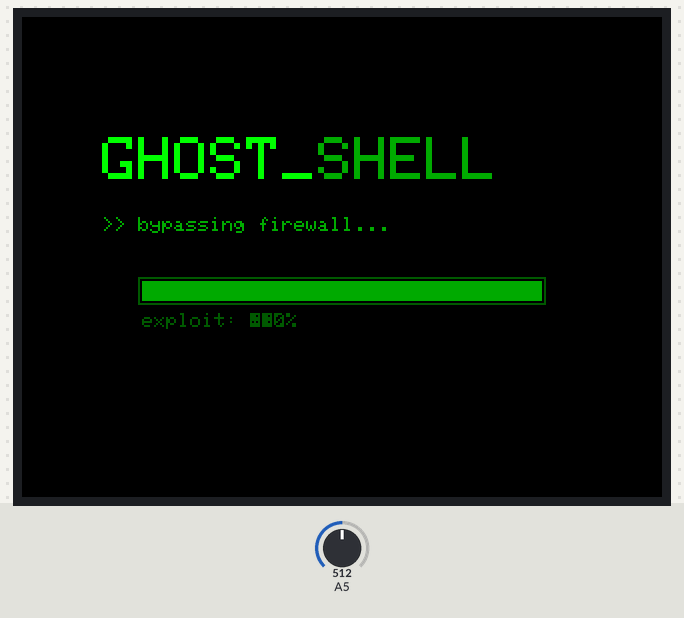
Bench run of a sketch on a simulated Arduino Uno, built with avr-gcc and run on an emulated ATmega328P. On the bench: 320×240 colour display. The inputs (shaded band) are chosen by the test bench; at power-on: A5 = 512. Random numbers use the default seed unless the sketch sets one.

Above: at 1.7 s.
At 3.1 s:
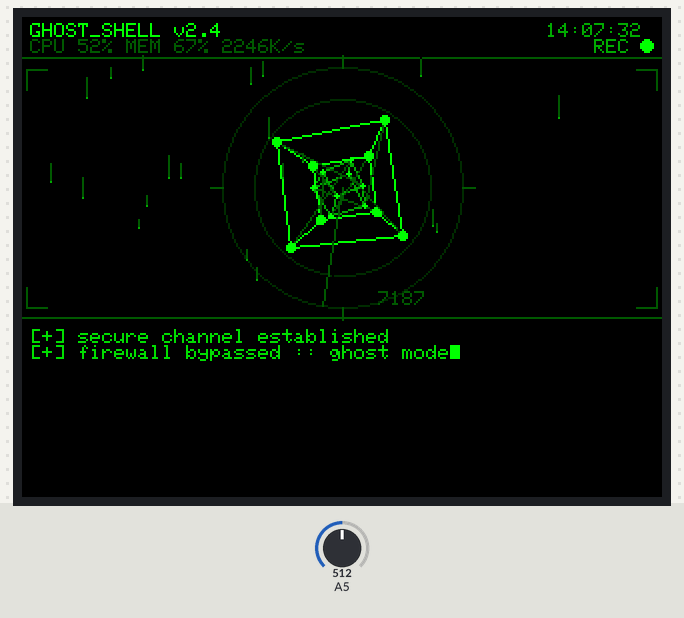
At 12.16 s:
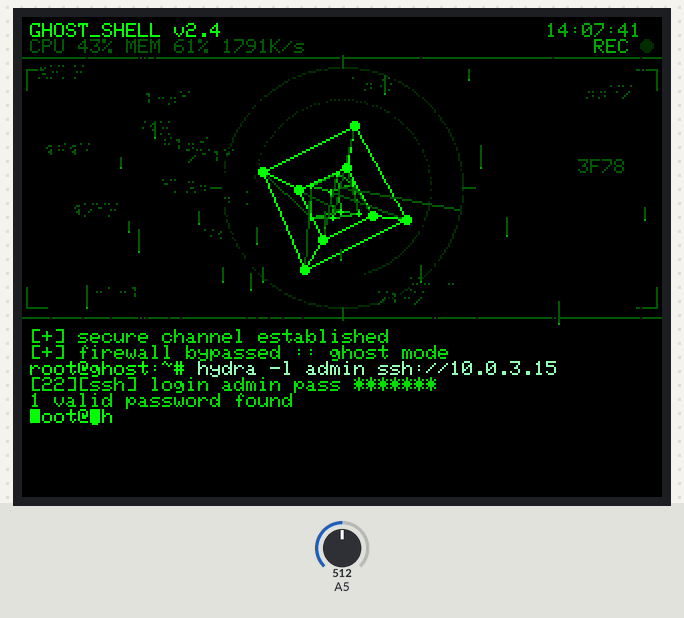
At 21.41 s:
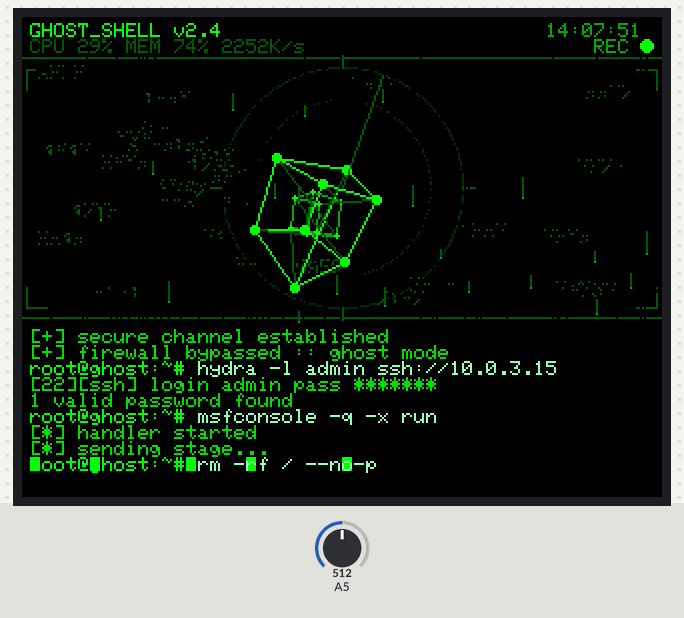
At 30.65 s:
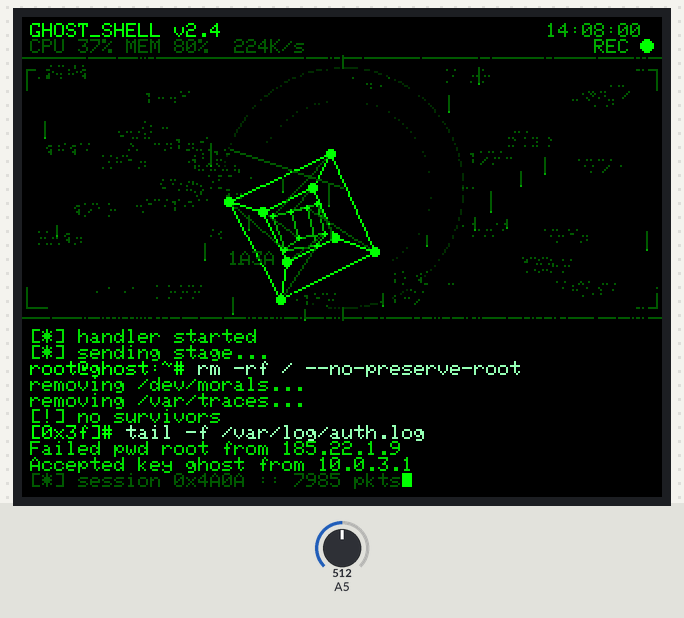
At 39.59 s:
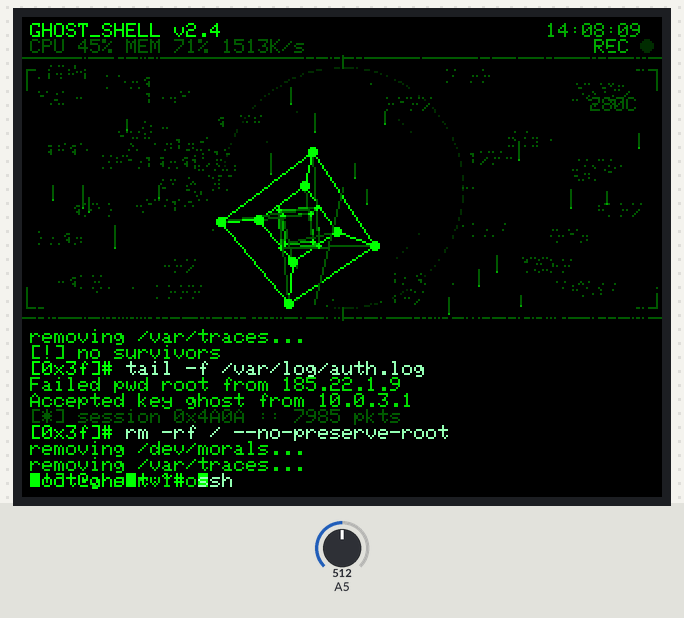

Measured:
- what the display in image 0 shows lasts 0.6 s, from 1.7 s to 2.3 s

The sketch:

hacker_box.ino
```cpp
// GHOST_SHELL — green hacker animation for Arduino UNO + 2.4" MCUFRIEND TFT
//
// - Rotating 3D wireframe cube (outer + inner, linked vertices) with
//   non-deterministic rotation speed, size and drift
// - Radar sweep, matrix rain, hex speckles, glitch slices
// - Live fake terminal typing random linux commands with random speed
// - No touch needed. Everything is random: seeded from floating analog
//   pin noise + micros(), re-stirred periodically.
//
// Wiring: 2.4" TFT LCD shield plugged directly onto the UNO.
// Libs: MCUFRIEND_kbv, Adafruit_GFX (install via Library Manager)

#include <MCUFRIEND_kbv.h>
#include <Adafruit_GFX.h>
#include <avr/pgmspace.h>

MCUFRIEND_kbv tft;

// ---------------- colors (green on black) ----------------
#define COL_BG     0x0000
#define COL_BRIGHT 0x07E0  // 0,255,0
#define COL_OUT    0x06E0  // 0,220,0
#define COL_MID    0x0540  // 0,170,0
#define COL_DIM    0x02C0  // 0,90,0
#define COL_FAINT  0x0160  // 0,45,0
#define COL_CMD    0x97F6  // pale green for typed commands

// ---------------- layout (320x240 landscape) ----------------
#define ZONE_Y0 22
#define ZONE_Y1 149
#define CUBE_CX 160
#define CUBE_CY 85

#define TERM_X 4
#define TERM_Y 156
#define TERM_W 312
#define TERM_H 80
#define TERM_ROWS 10
#define TERM_COLS 52

// ---------------- cube geometry ----------------
const int8_t VERT[8][3] = {
  {-1,-1,-1}, {1,-1,-1}, {1,1,-1}, {-1,1,-1},
  {-1,-1, 1}, {1,-1, 1}, {1,1, 1}, {-1,1, 1}
};
const uint8_t EDGE[12][2] = {
  {0,1},{1,2},{2,3},{3,0},
  {4,5},{5,6},{6,7},{7,4},
  {0,4},{1,5},{2,6},{3,7}
};

// cube motion state (eased toward random targets)
float angX, angY, angZ;
float velX, velY, velZ, tgtVX, tgtVY, tgtVZ;
float cubeSize, tgtSize;
float cubeCX, cubeCY, tgtCX, tgtCY;
int16_t retargetIn;          // frames until new random targets
float sweepA;                // radar sweep angle

// matrix rain drops
#define DROPS 20
struct Drop { int16_t x, y; uint8_t sp, len; };
Drop drops[DROPS];

// hex speckle (one visible at a time, erased before next)
int16_t speckX = -1, speckY = -1;

// glitch slices
int16_t glitchY[3], glitchX[3], glitchW[3];
uint32_t glitchEraseAt = 0;
uint32_t nextGlitch = 0;
uint32_t nextSpeck = 0;

// ---------------- terminal buffer ----------------
char     termBuf[TERM_ROWS][TERM_COLS + 1];
uint16_t termCol[TERM_ROWS];
uint8_t  termPrompt[TERM_ROWS];   // prompt-length prefix drawn bright
uint8_t  termUsed = 0;

// cursor
int16_t curX = TERM_X, curY = TERM_Y;
bool    curVisible = false;
uint32_t lastBlink = 0;

// ---------------- command pool (PROGMEM) ----------------
const char P0[] PROGMEM = "root@ghost:~# ";
const char P1[] PROGMEM = "ghost@darknet:~$ ";
const char P2[] PROGMEM = "[0x3f]# ";
const char * const PROMPTS[] PROGMEM = { P0, P1, P2 };
#define N_PROMPTS 3

const char C00[] PROGMEM = "nmap -sS -p- 10.0.3.15";
const char C01[] PROGMEM = "ssh ghost@10.0.3.15";
const char C02[] PROGMEM = "tail -f /var/log/auth.log";
const char C03[] PROGMEM = "hydra -l admin ssh://10.0.3.15";
const char C04[] PROGMEM = "tcpdump -i eth0 port 443";
const char C05[] PROGMEM = "./ghost --inject -p 4444";
const char C06[] PROGMEM = "john --wordlist=rockyou shadow";
const char C07[] PROGMEM = "msfconsole -q -x run";
const char C08[] PROGMEM = "cat /etc/shadow";
const char C09[] PROGMEM = "ping -c3 darknet.onion";
const char C10[] PROGMEM = "ls -la /root/.hidden";
const char C11[] PROGMEM = "python3 -m http.server 8080";
const char C12[] PROGMEM = "aircrack-ng capture.cap";
const char C13[] PROGMEM = "whoami && id";
const char C14[] PROGMEM = "rm -rf / --no-preserve-root";
const char C15[] PROGMEM = "dmesg | grep -i tty";
const char * const CMDS[] PROGMEM = {
  C00,C01,C02,C03,C04,C05,C06,C07,
  C08,C09,C10,C11,C12,C13,C14,C15
};
#define N_CMDS 16

const char O00[] PROGMEM = "22/tcp open ssh\n80/tcp open http\n443/tcp open https\n[*] done in 3.17s";
const char O01[] PROGMEM = "authenticating...\nACCESS GRANTED :: 0.42s";
const char O02[] PROGMEM = "Failed pwd root from 185.22.1.9\nAccepted key ghost from 10.0.3.1";
const char O03[] PROGMEM = "[22][ssh] login admin pass *******\n1 valid password found";
const char O04[] PROGMEM = "10.0.3.15.443 > us: Flags [P.]\n10.0.3.15.443 > us: Flags [P.]\n5 packets captured";
const char O05[] PROGMEM = "[+] payload injected\n[+] shell listening on 4444";
const char O06[] PROGMEM = "cracked: letmein (root)\ncracked: ******* (admin)";
const char O07[] PROGMEM = "[*] handler started\n[*] sending stage...";
const char O08[] PROGMEM = "root:$6$Xk92...:19800::::::\nghost:$6$Qw44...:19800::::::";
const char O09[] PROGMEM = "64B from darknet: time=1.37ms\n64B from darknet: time=0.98ms\n64B from darknet: time=2.11ms";
const char O10[] PROGMEM = "-rwx------ ghost_v2.sh\n-rw-r--r-- keys.db\ndrwxr-xr-x loot/";
const char O11[] PROGMEM = "serving at port 8080...\n[+] GET /payload.sh 200";
const char O12[] PROGMEM = "[00:00:42] tested 81234 keys\nKEY FOUND! [ hunter2 ]";
const char O13[] PROGMEM = "root\nuid=0(root) gid=0(root)";
const char O14[] PROGMEM = "removing /dev/morals...\nremoving /var/traces...\n[!] no survivors";
const char O15[] PROGMEM = "[2.114] Arduino UNO detected\n[2.118] ch341 attached ttyUSB0";
const char * const OUTS[] PROGMEM = {
  O00,O01,O02,O03,O04,O05,O06,O07,
  O08,O09,O10,O11,O12,O13,O14,O15
};

// ---------------- terminal state machine ----------------
enum TState : uint8_t { ST_PAUSE, ST_TYPING, ST_OUTPUT };
TState tState = ST_PAUSE;
uint32_t stateUntil = 0;
uint32_t nextCharAt = 0;
uint8_t  cmdIdx = 0, lastCmd = 255, promptIdx = 0;
uint16_t charPos = 0;     // position inside prompt/cmd/output
uint8_t  typeStage = 0;   // 0 = prompt, 1 = command
uint16_t outLen = 0;

// header stats
uint32_t startSec = 0;
uint32_t lastSecShown = 0xFFFFFFFF;
uint32_t lastStats = 0;
int8_t cpuPct = 47, memPct = 63;
bool recOn = false;
uint32_t lastRec = 0;

// ---------------- helpers ----------------
float randFloat(float a, float b) {
  return a + (b - a) * (random(1000) / 1000.0f);
}

// stir fresh hardware noise into the PRNG (non-deterministic loop)
void stirEntropy() {
  uint32_t e = micros();
  e ^= (uint32_t)analogRead(A5) << 9;
  e ^= (uint32_t)analogRead(A5);
  randomSeed(random(0x7FFFFFFF) ^ e);
}

const char *readProgStr(const char * const *arr, uint8_t i) {
  return (const char *)pgm_read_ptr(&arr[i]);
}

// ---------------- terminal drawing ----------------
void moveCursorToEnd() {
  uint8_t r = termUsed ? termUsed - 1 : 0;
  curX = TERM_X + (int16_t)strlen(termBuf[r]) * 6;
  curY = TERM_Y + r * 8;
  if (curX > TERM_X + TERM_W - 6) curX = TERM_X + TERM_W - 6;
}

void termRedraw() {
  tft.fillRect(TERM_X - 2, TERM_Y - 2, TERM_W + 4, TERM_H + 4, COL_BG);
  tft.setTextSize(1);
  for (uint8_t i = 0; i < termUsed; i++) {
    tft.setCursor(TERM_X, TERM_Y + i * 8);
    tft.setTextColor(COL_BRIGHT);
    for (uint8_t k = 0; k < termPrompt[i] && termBuf[i][k]; k++)
      tft.print(termBuf[i][k]);
    tft.setTextColor(termCol[i]);
    tft.print(&termBuf[i][termPrompt[i]]);
  }
  moveCursorToEnd();
}

void termBeginLine(uint16_t col, uint8_t promptLen) {
  if (termUsed >= TERM_ROWS) {
    for (uint8_t i = 0; i < TERM_ROWS - 1; i++) {
      strcpy(termBuf[i], termBuf[i + 1]);
      termCol[i] = termCol[i + 1];
      termPrompt[i] = termPrompt[i + 1];
    }
  } else {
    termUsed++;
  }
  uint8_t r = termUsed - 1;
  termBuf[r][0] = '\0';
  termCol[r] = col;
  termPrompt[r] = promptLen;
}

void termAddChar(char c) {
  if (!termUsed) return;
  uint8_t r = termUsed - 1;
  uint8_t n = strlen(termBuf[r]);
  if (n < TERM_COLS) {
    termBuf[r][n] = c;
    termBuf[r][n + 1] = '\0';
  }
}

void termAddStr(const char *s) {
  while (*s) termAddChar(*s++);
}

void termAddStr(const __FlashStringHelper *fs) {
  const char *p = (const char *)fs;
  char c;
  while ((c = pgm_read_byte(p++))) termAddChar(c);
}

void termCommitLine() {
  termRedraw();
}

// type one char live (no full redraw)
void typeChar(char c, uint16_t col) {
  termAddChar(c);
  tft.setCursor(curX, curY);
  tft.setTextColor(col);
  tft.print(c);
  curX += 6;
}

void setCursorVis(bool on) {
  if (on == curVisible) return;
  curVisible = on;
  tft.fillRect(curX, curY, 5, 7, on ? COL_BRIGHT : COL_BG);
}

// ---------------- cube rendering ----------------
// projects current angles; call with all BLACK to erase
void renderCube(uint16_t colEdge, uint16_t colInner,
                uint16_t colLink, uint16_t colDot) {
  int16_t px[8][2], qx[8][2];

  float cx = cos(angX), sx = sin(angX);
  float cy = cos(angY), sy = sin(angY);
  float cz = cos(angZ), sz = sin(angZ);
  // inner cube spins on its own (opposite-ish) angles
  float bx = -angX * 1.7f, by = angY * 1.2f + 0.4f, bz = -angZ * 1.5f;
  float cbx = cos(bx), sbx = sin(bx);
  float cby = cos(by), sby = sin(by);
  float cbz = cos(bz), sbz = sin(bz);

  for (uint8_t i = 0; i < 8; i++) {
    float x = VERT[i][0], y = VERT[i][1], z = VERT[i][2];
    // outer: rotate X -> Y -> Z
    float y1 = y * cx - z * sx, z1 = y * sx + z * cx;
    float x2 = x * cy + z1 * sy, z2 = -x * sy + z1 * cy;
    float x3 = x2 * cz - y1 * sz, y3 = x2 * sz + y1 * cz;
    float s = cubeSize / (3.0f - z2);
    px[i][0] = (int16_t)(cubeCX + x3 * s);
    px[i][1] = (int16_t)(cubeCY + y3 * s);
    // inner cube (scaled 0.45)
    float ix = x * 0.45f, iy = y * 0.45f, iz = z * 0.45f;
    float jy1 = iy * cbx - iz * sbx, jz1 = iy * sbx + iz * cbx;
    float jx2 = ix * cby + jz1 * sby, jz2 = -ix * sby + jz1 * cby;
    float jx3 = jx2 * cbz - jy1 * sbz, jy3 = jx2 * sbz + jy1 * cbz;
    float js = cubeSize / (3.0f - jz2);
    qx[i][0] = (int16_t)(cubeCX + jx3 * js);
    qx[i][1] = (int16_t)(cubeCY + jy3 * js);
  }

  for (uint8_t e = 0; e < 12; e++) {
    uint8_t a = EDGE[e][0], b = EDGE[e][1];
    tft.drawLine(px[a][0], px[a][1], px[b][0], px[b][1], colEdge);
    tft.drawLine(qx[a][0], qx[a][1], qx[b][0], qx[b][1], colInner);
  }
  for (uint8_t i = 0; i < 8; i++) {
    tft.drawLine(px[i][0], px[i][1], qx[i][0], qx[i][1], colLink);
    tft.fillCircle(px[i][0], px[i][1], 2, colDot);
    tft.fillCircle(qx[i][0], qx[i][1], 1, colDot);
  }
}

void pickMotionTargets() {
  tgtVX = randFloat(-0.085f, 0.085f);
  tgtVY = randFloat(-0.085f, 0.085f);
  tgtVZ = randFloat(-0.06f, 0.06f);
  if (fabs(tgtVX) < 0.015f) tgtVX += (tgtVX >= 0 ? 0.025f : -0.025f);
  if (fabs(tgtVY) < 0.015f) tgtVY += (tgtVY >= 0 ? 0.025f : -0.025f);
  // occasional wild spin burst
  if (random(100) < 10) {
    tgtVX *= 3.0f; tgtVY *= 3.0f;
  }
  tgtVX = constrain(tgtVX, -0.22f, 0.22f);
  tgtVY = constrain(tgtVY, -0.22f, 0.22f);
  tgtSize = random(46, 72);
  tgtCX = random(118, 202);
  tgtCY = random(62, 108);
  retargetIn = random(120, 380);
}

void updateMotion() {
  velX += (tgtVX - velX) * 0.02f;
  velY += (tgtVY - velY) * 0.02f;
  velZ += (tgtVZ - velZ) * 0.02f;
  cubeSize += (tgtSize - cubeSize) * 0.02f;
  cubeCX += (tgtCX - cubeCX) * 0.015f;
  cubeCY += (tgtCY - cubeCY) * 0.015f;
  angX += velX; angY += velY; angZ += velZ;
  if (--retargetIn <= 0) {
    pickMotionTargets();
    if (random(100) < 30) stirEntropy();  // stay non-deterministic
  }
}

void drawSweep(uint16_t col) {
  int16_t x1 = CUBE_CX + (int16_t)(cos(sweepA) * 60);
  int16_t y1 = CUBE_CY + (int16_t)(sin(sweepA) * 60);
  tft.drawLine(CUBE_CX, CUBE_CY, x1, y1, col);
}

void updateDrops() {
  for (uint8_t i = 0; i < DROPS; i++) {
    // erase old
    tft.drawLine(drops[i].x, drops[i].y - drops[i].len, drops[i].x, drops[i].y, COL_BG);
    drops[i].y += drops[i].sp;
    if (drops[i].y - drops[i].len > ZONE_Y1) {
      drops[i].x = random(6, 314);
      drops[i].y = ZONE_Y0 + random(0, 20);
      drops[i].sp = random(1, 4);
      drops[i].len = random(4, 12);
    }
    // draw new
    tft.drawLine(drops[i].x, drops[i].y - drops[i].len, drops[i].x, drops[i].y - 1, COL_DIM);
    tft.drawPixel(drops[i].x, drops[i].y, COL_MID);
  }
}

void updateSpeckle(uint32_t now) {
  if (now < nextSpeck) return;
  nextSpeck = now + random(250, 900);
  tft.setTextSize(1);
  // erase previous
  if (speckX >= 0) {
    tft.setCursor(speckX, speckY);
    tft.setTextColor(COL_BG);
    tft.print(F("0000"));
  }
  speckX = random(8, 290);
  speckY = random(ZONE_Y0 + 2, ZONE_Y1 - 10);
  tft.setCursor(speckX, speckY);
  tft.setTextColor(COL_DIM);
  char hex[5];
  sprintf(hex, "%04X", (unsigned)random(0x10000));
  tft.print(hex);
}

void updateGlitch(uint32_t now) {
  if (glitchEraseAt && now >= glitchEraseAt) {
    for (uint8_t i = 0; i < 3; i++)
      tft.fillRect(glitchX[i], glitchY[i], glitchW[i], 2, COL_BG);
    glitchEraseAt = 0;
  }
  if (now >= nextGlitch) {
    nextGlitch = now + random(2500, 9000);
    for (uint8_t i = 0; i < 3; i++) {
      glitchY[i] = random(ZONE_Y0 + 2, ZONE_Y1 - 3);
      glitchX[i] = random(0, 240);
      glitchW[i] = random(30, 120);
      tft.fillRect(glitchX[i], glitchY[i], glitchW[i], 2, COL_MID);
    }
    glitchEraseAt = now + 70;
  }
}

// ---------------- header ----------------
void drawHeaderFrame() {
  tft.fillRect(0, 0, 320, 20, COL_BG);
  tft.drawLine(0, 20, 319, 20, COL_DIM);
  tft.setTextSize(1);
  tft.setCursor(4, 3);
  tft.setTextColor(COL_BRIGHT);
  tft.print(F("GHOST_SHELL v2.4"));
  tft.setCursor(286, 11);
  tft.setTextColor(COL_MID);
  tft.print(F("REC"));
}

void updateHeader(uint32_t now) {
  // clock each second
  uint32_t sec = startSec + now / 1000;
  if (sec != lastSecShown) {
    lastSecShown = sec;
    char t[9];
    sprintf(t, "%02lu:%02lu:%02lu",
            (sec / 3600) % 100, (sec / 60) % 60, sec % 60);
    tft.fillRect(262, 2, 54, 8, COL_BG);
    tft.setCursor(262, 3);
    tft.setTextColor(COL_MID);
    tft.print(t);
  }
  // stats ~1.4 Hz random walk
  if (now - lastStats > 700) {
    lastStats = now;
    cpuPct = constrain(cpuPct + random(-9, 10), 6, 98);
    memPct = constrain(memPct + random(-6, 7), 28, 94);
    char s[30];
    sprintf(s, "CPU %2d%% MEM %2d%% %4dK/s",
            cpuPct, memPct, (int)random(120, 2400));
    tft.fillRect(4, 10, 200, 9, COL_BG);
    tft.setCursor(4, 11);
    tft.setTextColor(COL_DIM);
    tft.print(s);
  }
  // blinking REC dot
  if (now - lastRec > 500) {
    lastRec = now;
    recOn = !recOn;
    tft.fillCircle(312, 14, 3, recOn ? COL_BRIGHT : COL_FAINT);
  }
}

// ---------------- animation zone frame ----------------
void drawZoneFrame() {
  tft.drawLine(0, ZONE_Y1 + 1, 319, ZONE_Y1 + 1, COL_DIM);
  tft.drawCircle(CUBE_CX, CUBE_CY, 60, COL_FAINT);
  tft.drawCircle(CUBE_CX, CUBE_CY, 44, COL_FAINT);
  // crosshair ticks
  tft.drawLine(CUBE_CX - 66, CUBE_CY, CUBE_CX - 60, CUBE_CY, COL_DIM);
  tft.drawLine(CUBE_CX + 60, CUBE_CY, CUBE_CX + 66, CUBE_CY, COL_DIM);
  tft.drawLine(CUBE_CX, CUBE_CY - 66, CUBE_CX, CUBE_CY - 60, COL_DIM);
  tft.drawLine(CUBE_CX, CUBE_CY + 60, CUBE_CX, CUBE_CY + 66, COL_DIM);
  // corner brackets
  uint16_t c = COL_DIM;
  tft.drawLine(2, 26, 12, 26, c); tft.drawLine(2, 26, 2, 36, c);
  tft.drawLine(307, 26, 317, 26, c); tft.drawLine(317, 26, 317, 36, c);
  tft.drawLine(2, 145, 12, 145, c); tft.drawLine(2, 135, 2, 145, c);
  tft.drawLine(307, 145, 317, 145, c); tft.drawLine(317, 135, 317, 145, c);
}

// ---------------- terminal state machine ----------------
void updateTerm(uint32_t now) {
  switch (tState) {
    case ST_PAUSE: {
      if (now < stateUntil) break;
      // pick a new random command (avoid immediate repeat)
      do { cmdIdx = random(N_CMDS); } while (cmdIdx == lastCmd);
      lastCmd = cmdIdx;
      promptIdx = random(N_PROMPTS);
      termBeginLine(COL_CMD, 0);
      moveCursorToEnd();
      charPos = 0;
      typeStage = 0;
      tState = ST_TYPING;
      nextCharAt = now + random(150, 500);
      break;
    }
    case ST_TYPING: {
      if (now < nextCharAt) break;
      if (typeStage == 0) {
        const char *p = readProgStr(PROMPTS, promptIdx);
        char c = pgm_read_byte(p + charPos);
        if (c == '\0') {
          typeStage = 1;
          charPos = 0;
          termPrompt[termUsed - 1] = strlen(termBuf[termUsed - 1]);
          nextCharAt = now + random(120, 350);
        } else {
          typeChar(c, COL_BRIGHT);
          charPos++;
          nextCharAt = now + random(20, 60);
        }
      } else {
        const char *p = readProgStr(CMDS, cmdIdx);
        char c = pgm_read_byte(p + charPos);
        if (c == '\0') {
          const char *o = readProgStr(OUTS, cmdIdx);
          outLen = strlen_P(o);
          charPos = 0;
          tState = ST_OUTPUT;
          stateUntil = now + random(250, 700);
        } else {
          typeChar(c, COL_CMD);
          charPos++;
          uint8_t r = random(100);
          uint16_t d = (r < 8) ? random(180, 520)   // thinking pause
                     : (r < 22) ? random(4, 14)     // burst
                     : random(18, 85);              // normal typing
          nextCharAt = now + d;
        }
      }
      break;
    }
    case ST_OUTPUT: {
      if (now < stateUntil) break;
      // emit one output line per step
      const char *o = readProgStr(OUTS, cmdIdx);
      termBeginLine(COL_OUT, 0);
      while (charPos < outLen) {
        char c = pgm_read_byte(o + charPos++);
        if (c == '\n') break;
        termAddChar(c);
      }
      termCommitLine();
      if (charPos >= outLen) {
        // random bonus line for extra non-determinism
        uint8_t r = random(100);
        if (r < 25) {
          char tmp[40];
          sprintf(tmp, "[*] session 0x%04X :: %u pkts",
                  (unsigned)random(0x1000, 0xFFFF),
                  (unsigned)random(128, 9999));
          termBeginLine(COL_DIM, 0);
          termAddStr(tmp);
          termCommitLine();
        } else if (r < 35) {
          termBeginLine(COL_DIM, 0);
          termAddStr(F("[!] IDS evaded :: rotating IP..."));
          termCommitLine();
        }
        tState = ST_PAUSE;
        stateUntil = now + random(500, 1800);
        if (random(100) < 20) stirEntropy();
      } else {
        stateUntil = now + random(90, 380);
      }
      break;
    }
  }
}

// ---------------- splash ----------------
void splash() {
  tft.fillScreen(COL_BG);
  tft.setTextSize(3);
  tft.setCursor(40, 60);
  tft.setTextColor(COL_BRIGHT);
  tft.print(F("GHOST_"));
  tft.setTextColor(COL_MID);
  tft.print(F("SHELL"));
  tft.setTextSize(1);
  tft.setCursor(40, 100);
  tft.setTextColor(COL_MID);
  tft.print(F(">> bypassing firewall..."));
  tft.drawRect(58, 130, 204, 14, COL_DIM);
  int16_t p = 0;
  while (p < 100) {
    p = min(100, p + random(4, 16));
    tft.fillRect(60, 132, p * 2, 10, COL_MID);
    tft.fillRect(60 + p * 2, 132, 200 - p * 2, 10, COL_BG);
    tft.setCursor(60, 148);
    tft.setTextColor(COL_DIM);
    tft.print(F("exploit: "));
    tft.print(p);
    tft.print(F("%  "));
    delay(random(60, 170));
  }
  delay(350);
}

// ---------------- arduino entry ----------------
void setup() {
  // entropy: sample floating A5 + timing jitter
  uint32_t e = 0;
  for (uint8_t i = 0; i < 10; i++) {
    e = (e << 3) ^ analogRead(A5) ^ micros();
    delay(7);
  }
  randomSeed(e);

  uint16_t id = tft.readID();
  tft.begin(id);
  tft.setRotation(1);  // 320x240 landscape
  tft.setTextWrap(false);

  splash();

  tft.fillScreen(COL_BG);
  drawHeaderFrame();
  drawZoneFrame();

  // init cube motion
  angX = randFloat(0, 6.28f); angY = randFloat(0, 6.28f); angZ = randFloat(0, 6.28f);
  cubeSize = 56; cubeCX = CUBE_CX; cubeCY = CUBE_CY;
  velX = velY = velZ = 0;
  pickMotionTargets();
  sweepA = randFloat(0, 6.28f);

  // init rain
  for (uint8_t i = 0; i < DROPS; i++) {
    drops[i].x = random(6, 314);
    drops[i].y = random(ZONE_Y0, ZONE_Y1);
    drops[i].sp = random(1, 4);
    drops[i].len = random(4, 12);
  }
  nextGlitch = millis() + random(2000, 5000);
  nextSpeck = millis() + 500;

  startSec = random(0, 80000);

  // boot lines
  termBeginLine(COL_OUT, 0);
  termAddStr(F("[+] secure channel established"));
  termCommitLine();
  delay(250);
  termBeginLine(COL_OUT, 0);
  termAddStr(F("[+] firewall bypassed :: ghost mode"));
  termCommitLine();
  delay(250);

  tState = ST_PAUSE;
  stateUntil = millis() + 600;
}

void loop() {
  uint32_t now = millis();

  // erase old frame
  drawSweep(COL_BG);
  renderCube(COL_BG, COL_BG, COL_BG, COL_BG);

  // advance + draw new frame
  updateMotion();
  sweepA += 0.045f + random(20) / 10000.0f;
  renderCube(COL_BRIGHT, COL_MID, COL_DIM, COL_BRIGHT);
  drawSweep(COL_DIM);

  updateDrops();
  updateSpeckle(now);
  updateGlitch(now);
  updateHeader(now);
  updateTerm(now);

  // cursor blink
  if (now - lastBlink > 280) {
    lastBlink = now;
    setCursorVis(!curVisible);
  }

  delay(15);
}
```
